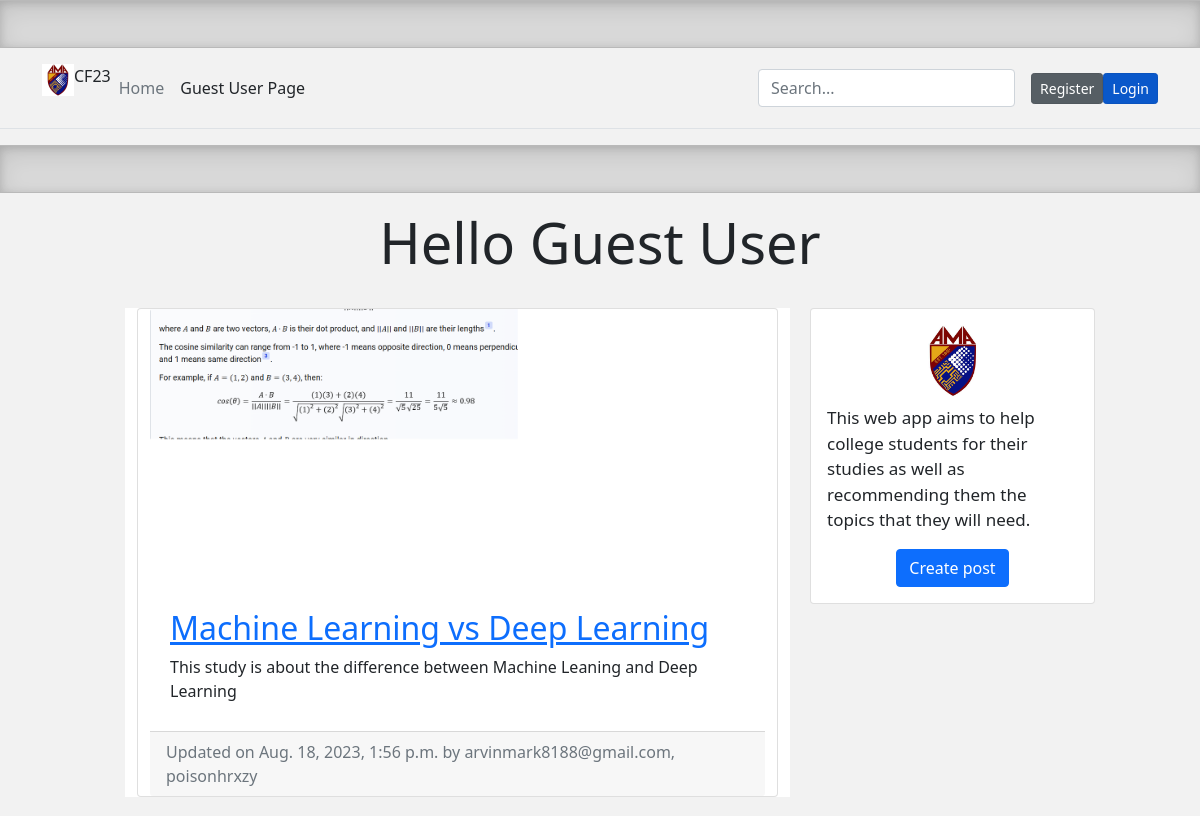
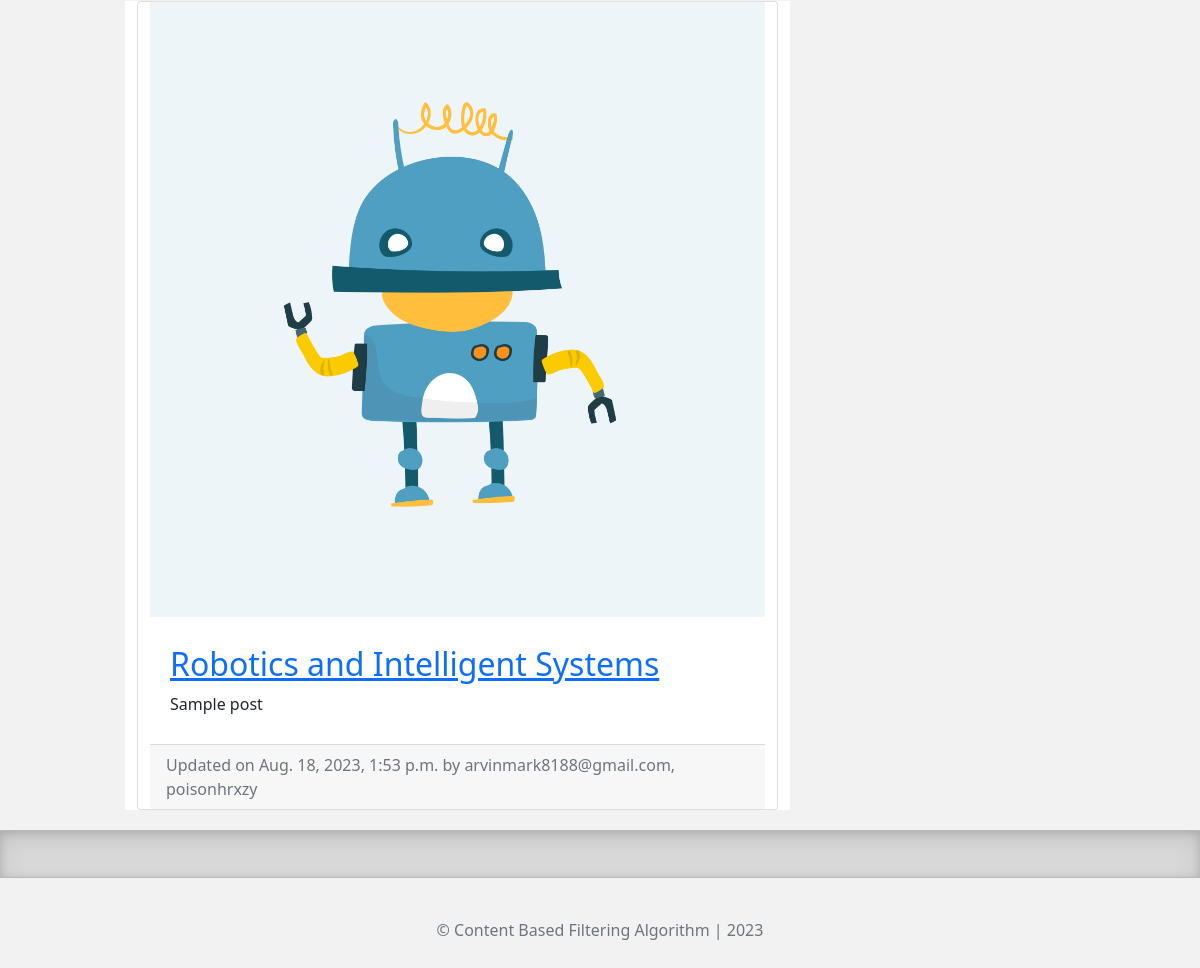
The page / on the database its author committed (2 pictures, top to bottom).
### blog/models.py (models this page shows, shortened)
class BlogPost(models.Model):
	title 					= models.CharField(max_length=100, null=False, blank=False)
	body 					= models.TextField(max_length=500, null=False, blank=False)
	image		 			= models.ImageField(upload_to=upload_location, null=True, blank=True)
	date_published 			= models.DateTimeField(auto_now_add=True, verbose_name="date published")
	date_updated 			= models.DateTimeField(auto_now=True, verbose_name="date updated")
	author 					= models.ForeignKey(settings.AUTH_USER_MODEL, on_delete=models.CASCADE)
	slug 					= models.SlugField(blank=True, unique=True)

### account/models.py (models this page shows, shortened)
class Account(AbstractBaseUser):
    email           = models.EmailField(verbose_name="email", max_length=60, unique=True)
    username        = models.CharField(max_length=30, unique=True)
    date_joined     = models.DateTimeField(verbose_name='date joined', auto_now_add=True)
    last_login      = models.DateTimeField(verbose_name='last login', auto_now=True)
    is_admin        = models.BooleanField(default=False)
    is_active       = models.BooleanField(default=True)
    is_staff        = models.BooleanField(default=False)
    is_superuser    = models.BooleanField(default=False)
    USERNAME_FIELD = 'email'
    REQUIRED_FIELDS = ['username']
    objects = MyAccountManager()
    def __str__(self):
        return self.email + ", " + self.username

### personal/views.py (the view)
# urls.py: path('', home_screen_view, name='home'),
def home_screen_view(request):
    context = {}
    blog_posts = sorted(BlogPost.objects.all(), key=attrgetter('date_updated'), reverse=True)
    context['blog_posts'] = blog_posts
    return render(request, "personal/home.html", context)

### personal/templates/personal/home.html (shortened to what this page needs)
{% extends 'base.html' %}
{% load static %}
{% block content %}
    <div class="pricing-header p-3 pb-md-4 mx-auto text-center">
      {% if request.user.is_authenticated %}
        <h1 class="display-4 fw-normal">Hello {{request.user.username}}</h1>
        <p class="fs-5 text-muted">What topics are you interested for today, {{request.user.username}}</p>
      {% else %}
        <h1 class="display-4 fw-normal">Hello Guest User</h1>
      {% endif %}
    </div>
    <div class="container">
      <div class="row">
        <div class="left-column col-lg-7 offset-lg-1">
          {% for post in blog_posts %}
            <div class="blog-post-container">
              {% include 'blog/snippets/blog_post_snippet.html' with blog_post=post %}
            </div>
          {% endfor %}
        </div>
        <div class="right-column col-lg-3 d-lg-flex d-none flex-column">
          <div class="card create-post-bar d-flex flex-column p-3">
            <img class="img-fluid d-block m-auto pb-2" src="{% static 'AMA LOGO.jpg' %}" width="72" height="72">
            <p class="lead">This web app aims to help college students for their studies as well as recommending them the topics
              that they will need.</p>
            <p class="m-auto"><a class="btn btn-primary" href="{% url 'blog:create' %}">Create post</a></p>
          </div>
        </div>
      </div>
    </div>
{% endblock content %}

### templates/base.html (shortened to what this page needs)
<!DOCTYPE html>
<html>
<head>
        <link href="https://cdn.jsdelivr.net/npm/bootstrap@5.1.3/dist/css/bootstrap.min.css" rel="stylesheet">
    {% include 'snippets/header.html' %}
</head>
<body>
    <div class="main">
        {% block content %}
        {% endblock %}
    </div>
    {% include 'snippets/footer.html' %}
</body>
</html>

### templates/snippets/header.html (shortened to what this page needs)
{% load static %}
<div class="b-example-divider"></div>
<header class="p-3 mb-3 border-bottom">
  <div class="container">
    <div class="d-flex flex-wrap align-items-center justify-content-center justify-content-lg-start">
      <a href="/" class="d-flex align-items-center mb-2 mb-lg-0 text-dark text-decoration-none">
        <div class="d-flex flex-column, pb-3">
          <img class="img-fluid mx-auto d-block" src="{% static 'AMA LOGO.jpg' %}" alt="prod logo" width="32" height="32">
          <h7>CF23</h7>
        </div>
      </a>
      <ul class="nav col-12 col-lg-auto me-lg-auto mb-2 justify-content-center mb-md-0">
        {% if request.user.is_authenticated %}
        <li><a href="{% url 'home' %}" class="nav-link px-2 link-secondary">Home</a></li>
        <li><a href="#" class="nav-link px-2 link-dark">Research Topics</a></li>
        <li><a href="#" class="nav-link px-2 link-dark">About Us</a></li>
        <li><a href="#" class="nav-link px-2 link-dark">Contact Us</a></li>
        {% else %}
        <li><a href="{% url 'home' %}" class="nav-link px-2 link-secondary">Home</a></li>
        <li><a href="#" class="nav-link px-2 link-dark">Guest User Page</a></li>
        {% endif %}
      </ul>
      <form class="col-12 col-lg-auto mb-3 mb-lg-0 me-lg-3">
        <input type="search" class="form-control" placeholder="Search..." aria-label="Search">
      </form>
      {% if request.user.is_authenticated%}
      <div class="dropdown text-end">
        <a href="#" class="d-block link-dark text-decoration-none dropdown-toggle" id="dropdownUser1" data-bs-toggle="dropdown" aria-expanded="false">
          <img src="{% static 'AMA LOGO.jpg' %}" alt="{{username}}" width="35" height="35" class="rounded-circle">
        </a>
        <ul class="dropdown-menu text-small" aria-labelledby="dropdownUser1">
          <li><a class="dropdown-item" href="#">New project...</a></li>
          <li><a class="dropdown-item" href="#">Settings</a></li>
          <li><a class="dropdown-item" href="{% url 'account' %}">Account</a></li>
          <li><hr class="dropdown-divider"></li>
          <li><a class="dropdown-item" href="{% url 'logout' %}">Log out</a></li>
        {% else %}
        <a href="{% url 'register' %}" class="btn btn-secondary btn-sm active" role="button" aria-pressed="true">Register</a>
        <a href="{% url 'login' %}" class="btn btn-primary btn-sm active" role="button" aria-pressed="true">Login</a>
        {% endif %}
      </div>
    </div>
</header>
<div class="b-example-divider"></div>

### blog/templates/blog/snippets/blog_post_snippet.html (shortened to what this page needs)
<div class="container">
	<div class="row">
		<div class="card m-auto">
			<a href="{% url 'blog:detail' post.slug %}">
				<img class="card-img-top" src="{{blog_post.image.url}}">
			</a>
			<div class="card-body mt-2 mb-2">
				<a href="{% url 'blog:detail' post.slug %}">
					<h2 class="card-title">{{blog_post.title}}</h2>
				</a>
				<p class="card-text">{{blog_post.body|safe|truncatechars:180}}</p>
			</div>
			<div class="card-footer text-muted">
			  Updated on {{blog_post.date_updated}} by {{blog_post.author}}
			</div>
		</div>
	</div>
</div>

### templates/snippets/footer.html (shortened to what this page needs)
<div class="b-example-divider"></div>
<div class="container">
  <footer class="py-3 my-4">
    <p class="text-center text-muted">&copy; Content Based Filtering Algorithm | 2023</p>
  </footer>
</div>

### templates/snippets/header.html (style rules this page uses)
.b-example-divider { height: 3rem; background-color: rgba(0, 0, 0, .1); border: solid rgba(0, 0, 0, .15); border-width: 1px 0; box-shadow: inset 0 .5em 1.5em rgba(0, 0, 0, .1), inset 0 .125em .5em rgba(0, 0, 0, .15); }

### templates/snippets/base_css.html (style rules this page uses)
body { background-color: #f2f2f2; }

### templates/base.html (style rules this page uses)
.main { min-height: 100vh; height: 100%; }

### personal/templates/personal/home.html (style rules this page uses)
@media (min-width: 768px) { .right-column { margin-left: 20px; } }
.blog-post-container { background-color: #fff; margin-bottom: 20px; width: 100%; }
.create-post-bar { background-color: #fff; margin-bottom:20px; }
.left-column { padding:0px; }
.right-column { padding:0px; }
.lead { font-size: 17px; }

### blog/templates/blog/snippets/blog_post_snippet.html (style rules this page uses)
.card { max-width: 700px; }
.card-body { padding: 20px; }

### templates/snippets/footer.html (style rules this page uses)
.b-example-divider { height: 3rem; background-color: rgba(0, 0, 0, .1); border: solid rgba(0, 0, 0, .15); border-width: 1px 0; box-shadow: inset 0 .5em 1.5em rgba(0, 0, 0, .1), inset 0 .125em .5em rgba(0, 0, 0, .15); }

### rows shown on the page
BlogPost: image (picture), title "Machine Learning vs Deep Learning", body "This study is about the difference between Machine Leaning and Deep Learning", date_updated "Aug. 18, 2023, 1:56 p.m.", author "arvinmark8188@gmail.com, poisonhrxzy"
BlogPost: image (picture), title "Robotics and Intelligent Systems", body "Sample post", date_updated "Aug. 18, 2023, 1:53 p.m.", author "arvinmark8188@gmail.com, poisonhrxzy"
